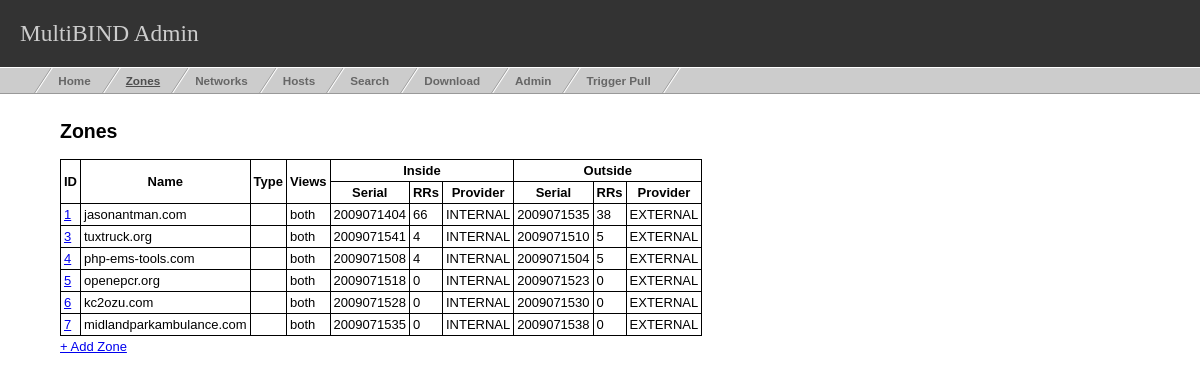
The app's page /zones.php, older data.
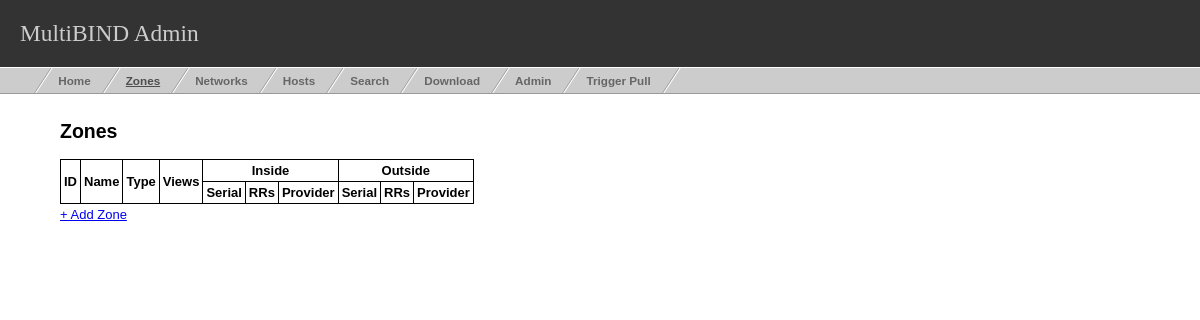
The same page, newer data.
### tables this page shows
CREATE TABLE `zones` (
  `zone_id` int(10) unsigned NOT NULL auto_increment,
  `name` varchar(255) default NULL,
  `views` enum('inside','outside','both') default NULL,
  `last_update_ts` int(10) unsigned default NULL,
  `inside_provider_id` int(10) unsigned default NULL,
  `outside_provider_id` int(10) unsigned default NULL,
  `insert_ts` int(10) unsigned default NULL,
  `origin` varchar(100) default NULL,
  `ttl` int(10) unsigned default NULL,
  `type` enum('forward','reverse') default NULL,
  PRIMARY KEY  (`zone_id`)
);

CREATE TABLE `providers` (
  `provider_id` int(10) unsigned NOT NULL auto_increment,
  `provider_name` varchar(255) default NULL,
  `insert_ts` int(10) unsigned default NULL,
  `default_for` varchar(20) default NULL,
  PRIMARY KEY  (`provider_id`)
);

### zones.php (the view, shortened to what this page needs)
<?php
require_once('inc/common.php');
?>
<!DOCTYPE html PUBLIC "-//W3C//DTD XHTML 1.0 Transitional//EN"
"http://www.w3.org/TR/xhtml1/DTD/xhtml1-transitional.dtd">
<html xmlns="http://www.w3.org/1999/xhtml">
<head>
<link rel="stylesheet" type="text/css" href="css/common.css" />
<link rel="stylesheet" type="text/css" href="css/nav.css" />
</head>
<body>
<?php printHeader(); ?>
<div id="content">
<h2>Zones</h2>
<table class="mainTable">
<tr><th rowspan="2">ID</th><th rowspan="2">Name</th><th rowspan="2">Type</th><th rowspan="2">Views</th><th colspan="3">Inside</th><th colspan="3">Outside</th></tr>
<tr><th>Serial</th><th>RRs</th><th>Provider</th><th>Serial</th><th>RRs</th><th>Provider</th></tr>
<?php
$query = "SELECT z.zone_id,z.name,z.type,z.views,p.provider_name AS insideProvider,p2.provider_name AS outsideProvider FROM zones AS z LEFT JOIN providers AS p ON z.inside_provider_id=p.provider_id LEFT JOIN providers AS p2 ON z.outside_provider_id=p2.provider_id;";
$result = mysql_query($query);
while($row = mysql_fetch_assoc($result))
{
    echo '<tr><td><a href="zone.php?id='.$row['zone_id'].'">'.$row['zone_id'].'</a></td><td>'.$row['name'].'</td><td>'.$row['type'].'</td><td>'.$row['views'].'</td>';
    if($row['views'] == "both")
    {
	$q2 = "SELECT current_serial FROM soa_records WHERE zone_id=".$row['zone_id']." AND (view='inside' OR view='both');";
	$res2 = mysql_query($q2);
	$row2 = mysql_fetch_assoc($res2);
	echo '<td>'.$row2['current_serial'].'</td>';
	$q2 = "SELECT COUNT(*) FROM r_records WHERE zone_id=".$row['zone_id']." AND (view='inside' OR view='both');";
	$res2 = mysql_query($q2);
	$row2 = mysql_fetch_assoc($res2);
	$count = (int)$row2['COUNT(*)'];
	$q2 = "SELECT COUNT(*) FROM mx_records WHERE zone_id=".$row['zone_id']." AND (view='inside' OR view='both');";
	$res2 = mysql_query($q2);
	$row2 = mysql_fetch_assoc($res2);
	$count += (int)$row2['COUNT(*)'];
	$q2 = "SELECT COUNT(*) FROM srv_records WHERE zone_id=".$row['zone_id']." AND (view='inside' OR view='both');";
	$res2 = mysql_query($q2);
	$row2 = mysql_fetch_assoc($res2);
	$count += (int)$row2['COUNT(*)'];
	$q2 = "SELECT COUNT(*) FROM ptr_records WHERE zone_id=".$row['zone_id']." AND (view='inside' OR view='both');";
	$res2 = mysql_query($q2);
	$row2 = mysql_fetch_assoc($res2);
	$count += (int)$row2['COUNT(*)'];
	echo '<td>'.$count.'</td>';
	echo '<td>'.$row['insideProvider'].'</td>';
	$q2 = "SELECT current_serial FROM soa_records WHERE zone_id=".$row['zone_id']." AND (view='outside' OR view='both');";
	$res2 = mysql_query($q2);
	$row2 = mysql_fetch_assoc($res2);
	echo '<td>'.$row2['current_serial'].'</td>';
	$q2 = "SELECT COUNT(*) FROM r_records WHERE zone_id=".$row['zone_id']." AND (view='outside' OR view='both');";
	$res2 = mysql_query($q2);
	$row2 = mysql_fetch_assoc($res2);
	$count = (int)$row2['COUNT(*)'];
	$q2 = "SELECT COUNT(*) FROM mx_records WHERE zone_id=".$row['zone_id']." AND (view='outside' OR view='both');";
	$res2 = mysql_query($q2);
	$row2 = mysql_fetch_assoc($res2);
	$count += (int)$row2['COUNT(*)'];
	$q2 = "SELECT COUNT(*) FROM srv_records WHERE zone_id=".$row['zone_id']." AND (view='outside' OR view='both');";
	$res2 = mysql_query($q2);
	$row2 = mysql_fetch_assoc($res2);
	$count += (int)$row2['COUNT(*)'];
	$q2 = "SELECT COUNT(*) FROM ptr_records WHERE zone_id=".$row['zone_id']." AND (view='outside' OR view='both');";
	$res2 = mysql_query($q2);
	$row2 = mysql_fetch_assoc($res2);
	$count += (int)$row2['COUNT(*)'];
	echo '<td>'.$count.'</td>';
	echo '<td>'.$row['outsideProvider'].'</td>';
    }
    echo '</tr>'."\n";
}
?>
</table>
<p class="tableBottomLink"><a href="addZone.php">&#43; Add Zone</a></p>
</div>
</body>
</html>

### inc/common.php (shortened to what this page needs)
<?php
function printHeader()
{
    $links = array();
    $links["#"] = "&nbsp;";
    $links["index.php"] = "Home";
    $links["zones.php"] = "Zones";
    $links["networks.php"] = "Networks";
    $links["hosts.php"] = "Hosts";
    $links["search.php"] = "Search";
    $links["download.php"] = "Download";
    $links["admin.php"] = "Admin";
    $links["push.php"] = "Trigger Pull";
    $currentScript = substr($_SERVER["SCRIPT_NAME"], strrpos($_SERVER["SCRIPT_NAME"], "/")+1);
    echo '<div id="headerContainer">'."\n";
    echo '<div id="header">'."\n";
    echo '	<h1>MultiBIND Admin</h1>'."\n";
    echo '</div>'."\n";
    echo '<ul id="nav">'."\n";
    $count = 0;
    foreach($links as $url => $name)
    {
	$count++;
	if($url == $currentScript)
	{
	    echo '	<li id="nav-'.$count.'" class="activeNav"><a href="'.$url.'">'.$name.'</a></li>'."\n";
	}
	else
	{
	    echo '	<li id="nav-'.$count.'"><a href="'.$url.'">'.$name.'</a></li>'."\n";
	}
    }
    echo '</ul>'."\n";
    echo '</div> '."\n";
}
?>

Row changes from the older to the newer data that the page shows:
removed zones: zone_id "1", name "jasonantman.com", views "both", current_serial "2009071404", count "66", providers.provider_name "INTERNAL", current_serial "2009071535", count "38", providers.provider_name "EXTERNAL"
removed zones: zone_id "3", name "tuxtruck.org", views "both", current_serial "2009071541", count "4", providers.provider_name "INTERNAL", current_serial "2009071510", count "5", providers.provider_name "EXTERNAL"
removed zones: zone_id "4", name "php-ems-tools.com", views "both", current_serial "2009071508", count "4", providers.provider_name "INTERNAL", current_serial "2009071504", count "5", providers.provider_name "EXTERNAL"
removed zones: zone_id "5", name "openepcr.org", views "both", current_serial "2009071518", count "0", providers.provider_name "INTERNAL", current_serial "2009071523", providers.provider_name "EXTERNAL"
removed zones: zone_id "6", name "kc2ozu.com", views "both", current_serial "2009071528", count "0", providers.provider_name "INTERNAL", current_serial "2009071530", providers.provider_name "EXTERNAL"
removed zones: zone_id "7", name "midlandparkambulance.com", views "both", current_serial "2009071535", count "0", providers.provider_name "INTERNAL", current_serial "2009071538", providers.provider_name "EXTERNAL"
